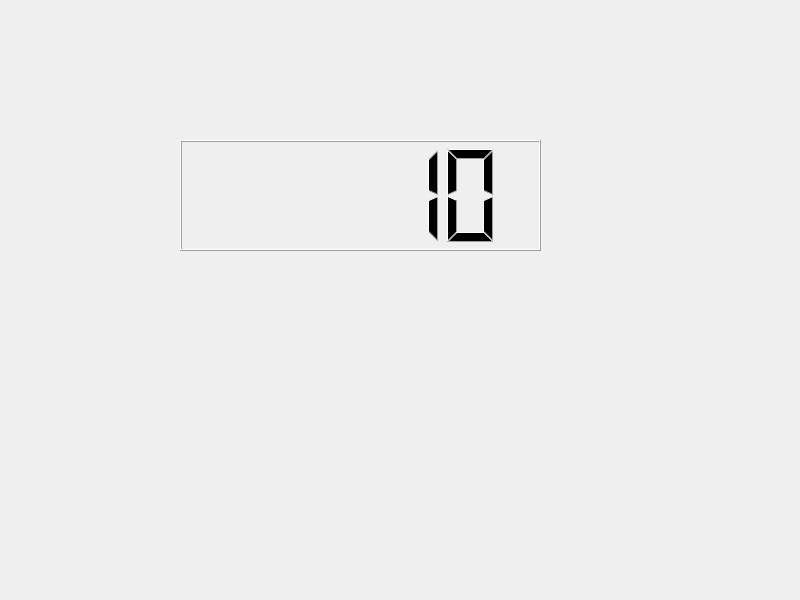
<?xml version="1.0" encoding="UTF-8"?>
<ui version="4.0">
 <class>Widget</class>
 <widget class="QWidget" name="Widget">
  <property name="geometry">
   <rect>
    <x>0</x>
    <y>0</y>
    <width>800</width>
    <height>600</height>
   </rect>
  </property>
  <property name="windowTitle">
   <string>Widget</string>
  </property>
  <widget class="QLCDNumber" name="lcdNumber">
   <property name="geometry">
    <rect>
     <x>180</x>
     <y>140</y>
     <width>361</width>
     <height>111</height>
    </rect>
   </property>
   <property name="intValue" stdset="0">
    <number>10</number>
   </property>
  </widget>
 </widget>
 <resources/>
 <connections/>
</ui>
